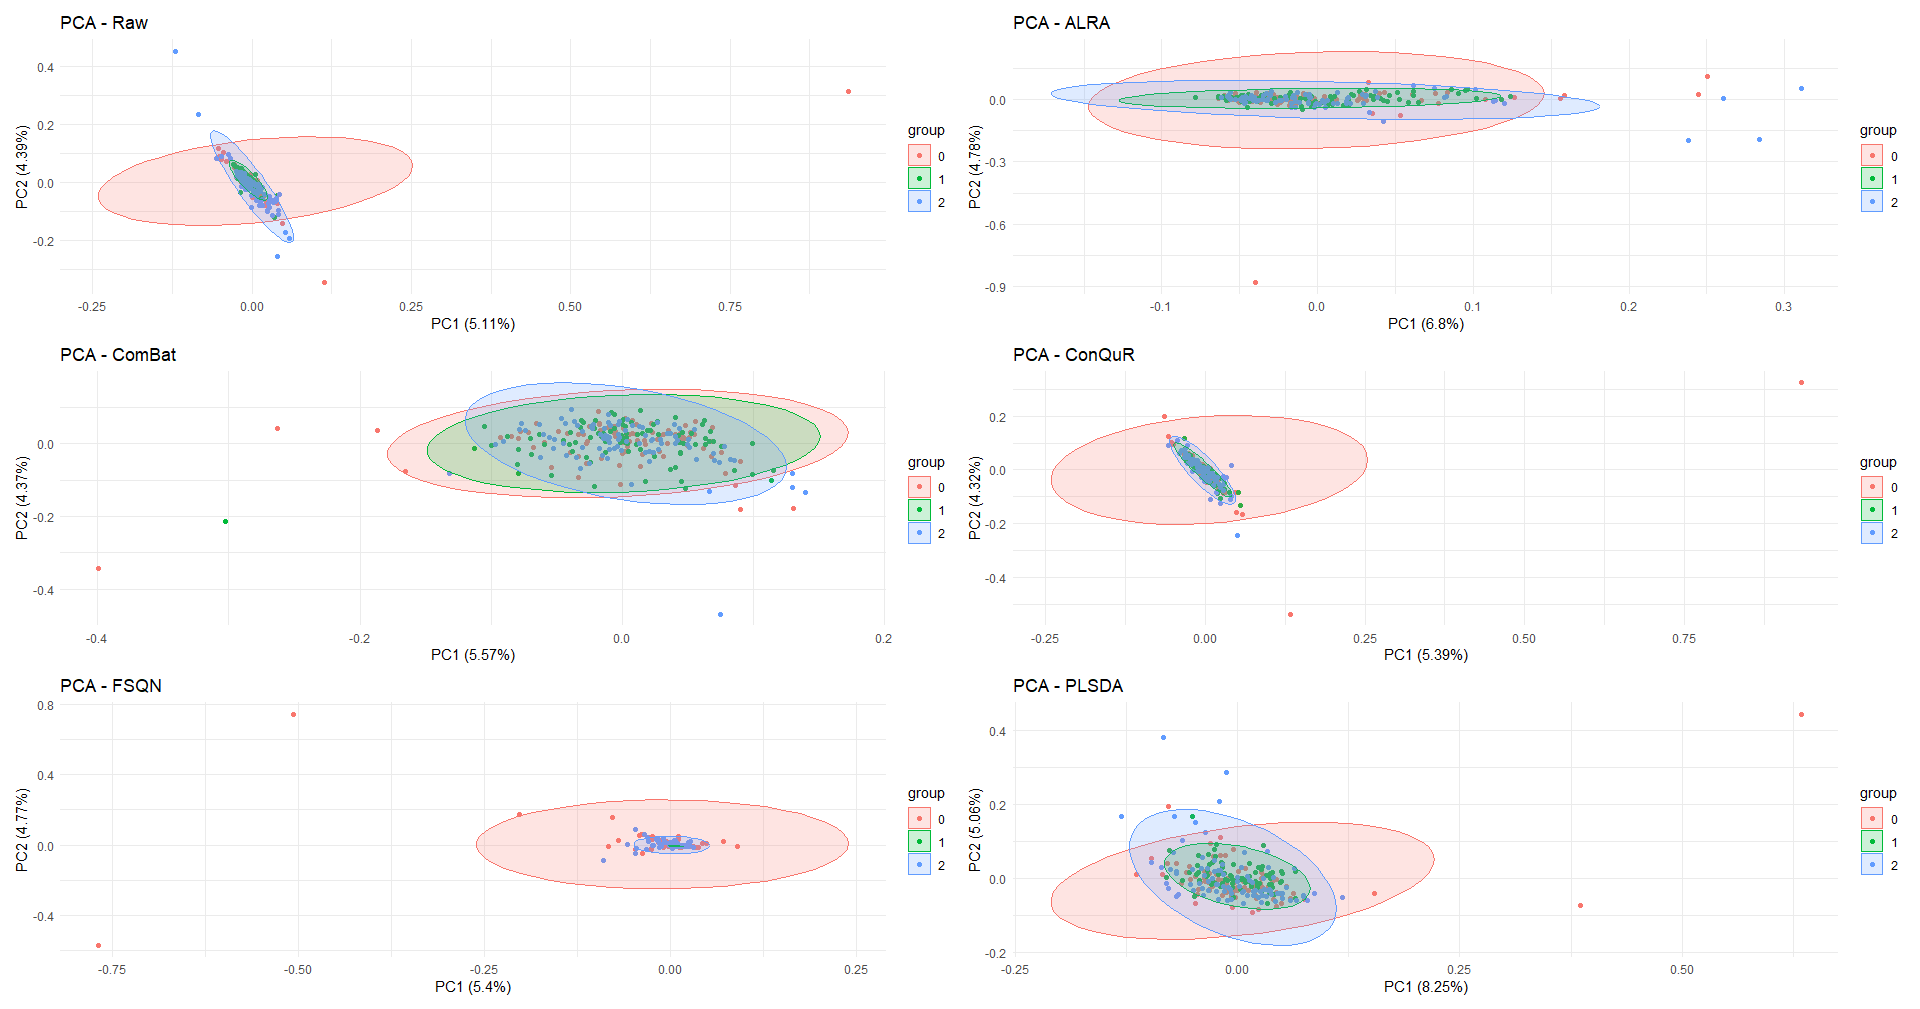

The R source for this figure:
# ==== Load Required Libraries ====
library(ggplot2)
library(patchwork)
library(readr)
library(dplyr)
library(ggfortify)
library(cluster)

# ==== Read Metadata ====
metadata <- read_csv("metadata.csv")
metadata$sample_id <- as.character(metadata$sample_id)

# ==== File Paths ====
file_list <- list(
  Raw = "raw.csv",
  ALRA = "normalized_alra.csv",
  ComBat = "normalized_combat.csv",
  ConQuR = "normalized_conqur.csv",
  FSQN = "normalized_fsqn.csv",
  PLSDA = "normalized_plsda.csv"
)

# ==== PCA Plot Function Using Metadata Grouping ====
pca_with_metadata_plot <- function(df, method_name, metadata, group_col = "batchid") {
  df$sample_id <- metadata$sample_id  # Add sample_id from metadata
  
  # Merge with metadata
  df_merged <- inner_join(df, metadata, by = "sample_id")
  
  # Extract numeric columns excluding the grouping column
  df_num <- df_merged %>%
    select(where(is.numeric)) %>%
    select(-any_of(group_col))
  
  # Convert group column to factor
  df_group <- df_merged %>%
    mutate(group = as.factor(!!sym(group_col))) %>%
    select(group)
  
  # Remove constant columns
  df_num <- df_num[, apply(df_num, 2, function(x) sd(x) > 0), drop = FALSE]
  
  # PCA
  pca <- prcomp(df_num, scale. = TRUE)
  
  # Plot with group as color
  autoplot(
    pca,
    data = df_group,
    colour = "group",
    frame = TRUE,
    frame.type = "norm",
    main = paste("PCA -", method_name)
  ) +
    theme_minimal()
}


# ==== Apply PCA Plotting with Metadata Coloring ====
plots <- lapply(names(file_list), function(name) {
  df <- read_csv(file_list[[name]])
  pca_with_metadata_plot(df, name, metadata, group_col = "batchid")
})

# ==== Combine All Plots ====
combined_plot <- wrap_plots(plots, ncol = 2)
print(combined_plot)
